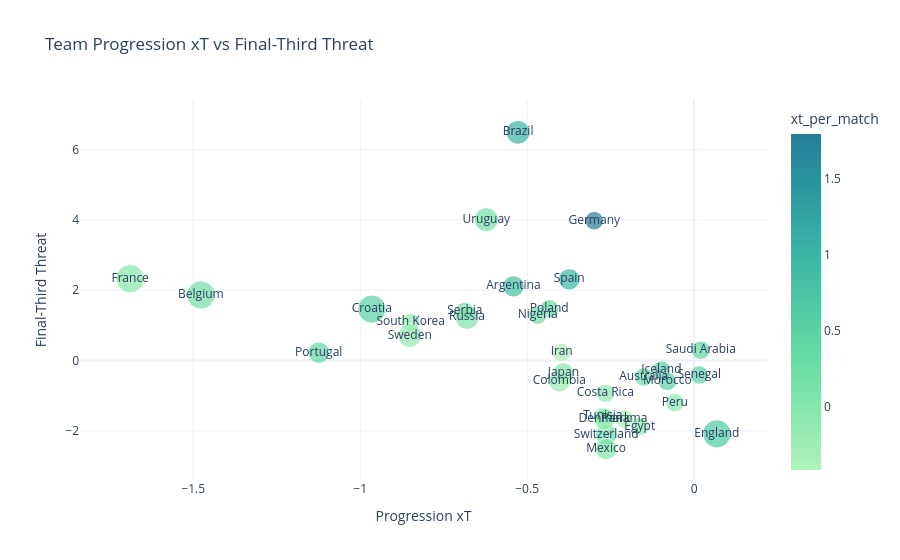

Notebook cell for this chart:
### Markdown cell above
## Team Style Analysis

The team section shifts from individual contribution to possession structure. The goal is not just to rank threat output, but to show whether teams are creating value earlier through progression or later once attacks reach advanced zones.

### Code cell
if team_scatter_df is None or team_scatter_df.empty:
    display(Markdown(team_error or "No team rows are available for the progression-versus-final-third chart."))
else:
    fig = px.scatter(
        team_scatter_df,
        x="progression_xt",
        y="final_third_threat",
        size="matches_played",
        color="xt_per_match",
        text="team_name",
        hover_name="team_name",
        hover_data={
            "total_xt": ":.2f",
            "xt_per_match": ":.2f",
            "matches_played": True,
            "progression_xt": ":.2f",
            "final_third_threat": ":.2f",
        },
        title="Team Progression xT vs Final-Third Threat",
        template="plotly_white",
        color_continuous_scale="Tealgrn",
    )
    fig.update_layout(height=560)
    fig.update_xaxes(title="Progression xT")
    fig.update_yaxes(title="Final-Third Threat")
    display(fig)

    top_progression = team_scatter_df.sort_values("progression_xt", ascending=False).iloc[0]
    top_final_third = team_scatter_df.sort_values("final_third_threat", ascending=False).iloc[0]
    display(Markdown(
        f"The scatter separates where teams are generating threat inside the possession. "
        f"**{top_progression['team_name']}** leads the sample on progression xT, while **{top_final_third['team_name']}** leads on final-third threat. "
        "That split is useful because teams can arrive at similar attacking output through very different possession structures and field-position patterns."
    ))

### Figure 1 — Plotly figure (JSON) as saved in the notebook; plotly's stock layout.template omitted (floating-point values rounded to 4 significant figures)
{"data": [{"customdata": [[5.372, 1.791, 3], [5.066, 1.013, 5], [4.612, 0.6589, 7], [3.878, 0.9695, 4], [3.651, 0.5216, 7], [3.138, 0.7844, 4], [1.656, 0.5519, 3], [1.553, 0.5177, 3], [1.52, 0.38, 4], [1.347, 0.4489, 3], [1.304, 0.1862, 7], [1.165, 0.3885, 3], [1.099, 0.2747, 4], [1.084, 0.2169, 5], [0.9918, 0.3306, 3], [0.8532, 0.2844, 3], [0.6799, 0.2266, 3], [0.6044, 0.2015, 3], [0.2981, 0.05961, 5], [0.09778, 0.03259, 3], [0.08643, 0.02161, 4], [-0.04437, -0.01109, 4], [-0.1628, -0.02326, 7], [-0.2409, -0.08029, 3], [-0.3435, -0.1145, 3], [-0.3693, -0.09231, 4], [-0.4187, -0.1396, 3], [-0.5114, -0.1705, 3], [-0.7956, -0.1989, 4], [-0.9077, -0.1815, 5], [-1.152, -0.3842, 3], [-1.243, -0.4144, 3]], "hovertemplate": "<b>%{hovertext}</b><br><br>progression_xt=%{x:.2f}<br>final_third_threat=%{y:.2f}<br>matches_played=%{customdata[2]}<br>team_name=%{text}<br>total_xt=%{customdata[0]:.2f}<br>xt_per_match=%{marker.color:.2f}<extra></extra>", "hovertext": ["Germany", "Brazil", "England", "Spain", "Croatia", "Argentina", "Iceland", "Morocco", "Portugal", "Senegal", "Belgium", "Saudi Arabia", "Switzerland", "Uruguay", "Poland", "Australia", "Serbia", "Nigeria", "Russia", "Tunisia", "Mexico", "Japan", "France", "Costa Rica", "Peru", "Denmark", "Egypt", "South Korea", "Colombia", "Sweden", "Iran", "Panama"], "legendgroup": "", "marker": {"color": [1.791, 1.013, 0.6589, 0.9695, 0.5216, 0.7844, 0.5519, 0.5177, 0.38, 0.4489, 0.1862, 0.3885, 0.2747, 0.2169, 0.3306, 0.2844, 0.2266, 0.2015, 0.05961, 0.03259, 0.02161, -0.01109, -0.02326, -0.08029, -0.1145, -0.09231, -0.1396, -0.1705, -0.1989, -0.1815, -0.3842, -0.4144], "coloraxis": "coloraxis", "size": [3, 5, 7, 4, 7, 4, 3, 3, 4, 3, 7, 3, 4, 5, 3, 3, 3, 3, 5, 3, 4, 4, 7, 3, 3, 4, 3, 3, 4, 5, 3, 3], "sizemode": "area", "sizeref": 0.0175, "symbol": "circle"}, "mode": "markers+text", "name": "", "orientation": "v", "showlegend": false, "text": ["Germany", "Brazil", "England", "Spain", "Croatia", "Argentina", "Iceland", "Morocco", "Portugal", "Senegal", "Belgium", "Saudi Arabia", "Switzerland", "Uruguay", "Poland", "Australia", "Serbia", "Nigeria", "Russia", "Tunisia", "Mexico", "Japan", "France", "Costa Rica", "Peru", "Denmark", "Egypt", "South Korea", "Colombia", "Sweden", "Iran", "Panama"], "type": "scatter", "x": [-0.299, -0.5273, 0.06818, -0.374, -0.9653, -0.541, -0.09789, -0.08, -1.124, 0.01547, -1.477, 0.01999, -0.263, -0.6224, -0.4338, -0.1508, -0.6866, -0.4684, -0.68, -0.2731, -0.2635, -0.3915, -1.689, -0.2658, -0.05751, -0.2687, -0.1627, -0.8486, -0.4034, -0.8516, -0.3966, -0.2085], "xaxis": "x", "y": [3.975, 6.486, -2.084, 2.306, 1.461, 2.108, -0.2753, -0.595, 0.2245, -0.4115, 1.863, 0.294, -2.106, 4.003, 1.469, -0.4705, 1.397, 1.289, 1.225, -1.589, -2.517, -0.3678, 2.326, -0.9357, -1.198, -1.667, -1.877, 1.083, -0.5945, 0.71, 0.2311, -1.667], "yaxis": "y"}], "layout": {"coloraxis": {"colorbar": {"title": {"text": "xt_per_match"}}, "colorscale": [[0, "rgb(176, 242, 188)"], [0.1667, "rgb(137, 232, 172)"], [0.3333, "rgb(103, 219, 165)"], [0.5, "rgb(76, 200, 163)"], [0.6667, "rgb(56, 178, 163)"], [0.8333, "rgb(44, 152, 160)"], [1, "rgb(37, 125, 152)"]]}, "height": 560, "legend": {"itemsizing": "constant", "tracegroupgap": 0}, "title": {"text": "Team Progression xT vs Final-Third Threat"}, "xaxis": {"anchor": "y", "domain": [0, 1], "title": {"text": "Progression xT"}}, "yaxis": {"anchor": "x", "domain": [0, 1], "title": {"text": "Final-Third Threat"}}}}
